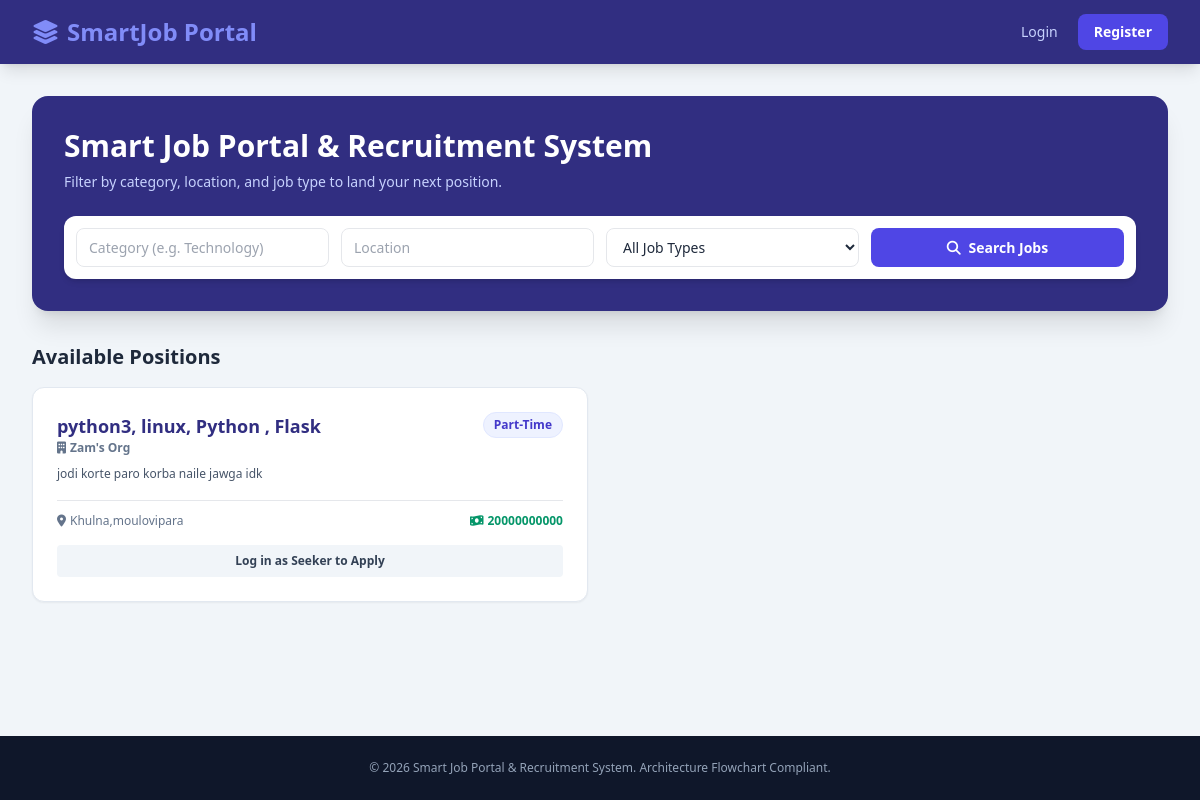
The page / on the database its author committed.
### app.py (models this page shows)
class Job(db.Model):
    id = db.Column(db.Integer, primary_key=True)
    provider_id = db.Column(db.Integer, db.ForeignKey('user.id'))
    company_name = db.Column(db.String(100))
    job_title = db.Column(db.String(100), nullable=False)
    job_description = db.Column(db.Text, nullable=False)
    category = db.Column(db.String(50), default='Technology')
    location = db.Column(db.String(100), nullable=False)
    job_type = db.Column(db.String(50), nullable=False) # Full-Time / Part-Time
    pay = db.Column(db.String(50))
    benefits = db.Column(db.Text)
    is_approved = db.Column(db.Boolean, default=True) # Admin Approval Flow
    job_posted_at = db.Column(db.DateTime, default=datetime.utcnow)

### app.py (the view)
@app.route('/')
def home():
    category = request.args.get('category')
    location = request.args.get('location')
    job_type = request.args.get('job_type')
    query = Job.query.filter_by(is_approved=True)
    if category:
        query = query.filter(Job.category.ilike(f'%{category}%'))
    if location:
        query = query.filter(Job.location.ilike(f'%{location}%'))
    if job_type:
        query = query.filter_by(job_type=job_type)
    jobs = query.order_by(Job.job_posted_at.desc()).all()
    return render_template('index.html', jobs=jobs)

### templates/index.html (shortened to what this page needs)
{% extends "base.html" %}
{% block content %}
<div class="bg-indigo-900 text-white rounded-2xl p-8 mb-8 shadow-xl relative overflow-hidden">
    <h1 class="text-3xl font-extrabold mb-2">Smart Job Portal & Recruitment System</h1>
    <p class="text-indigo-200 text-sm max-w-xl mb-6">Filter by category, location, and job type to land your next position.</p>
    <form method="GET" action="/" class="grid grid-cols-1 md:grid-cols-4 gap-3 bg-white p-3 rounded-xl text-slate-800 shadow-md">
        <input type="text" name="category" placeholder="Category (e.g. Technology)" class="px-3 py-2 border rounded-lg text-sm focus:outline-none focus:ring-2 focus:ring-indigo-500">
        <input type="text" name="location" placeholder="Location" class="px-3 py-2 border rounded-lg text-sm focus:outline-none focus:ring-2 focus:ring-indigo-500">
        <select name="job_type" class="px-3 py-2 border rounded-lg text-sm bg-white focus:outline-none focus:ring-2 focus:ring-indigo-500">
            <option value="">All Job Types</option>
        </select>
        <button type="submit" class="bg-indigo-600 hover:bg-indigo-700 text-white font-bold py-2 rounded-lg text-sm transition">
            <i class="fa-solid fa-magnifying-glass mr-1"></i> Search Jobs
        </button>
    </form>
</div>
<h2 class="text-xl font-bold text-slate-800 mb-4">Available Positions</h2>
<div class="grid md:grid-cols-2 gap-6">
    {% for job in jobs %}
    <div class="bg-white p-6 rounded-xl border border-slate-200 shadow-sm flex flex-col justify-between">
        <div>
            <div class="flex justify-between items-start mb-2">
                <div>
                    <h3 class="text-lg font-bold text-indigo-900">{{ job.job_title }}</h3>
                    <p class="text-slate-500 text-xs font-semibold"><i class="fa-solid fa-building mr-1"></i>{{ job.company_name }}</p>
                </div>
                <span class="bg-indigo-50 text-indigo-700 text-xs px-2.5 py-1 rounded-full border border-indigo-100 font-bold">
                    {{ job.job_type }}
                </span>
            </div>
            <p class="text-slate-600 text-xs mb-4 leading-relaxed">{{ job.job_description }}</p>
        </div>
        <div>
            <div class="flex justify-between items-center text-xs text-slate-500 mb-4 pt-3 border-t">
                <span><i class="fa-solid fa-location-dot mr-1"></i>{{ job.location }}</span>
                <span class="font-bold text-emerald-600"><i class="fa-solid fa-money-bill-wave mr-1"></i>{{ job.pay }}</span>
            </div>
            {% if current_user.is_authenticated and current_user.user_type == 'JOB_SEEKER' %}
                <form action="/apply/{{ job.id }}" method="POST" enctype="multipart/form-data" class="bg-slate-50 p-3 rounded-lg border border-slate-200 space-y-2">
                    <p class="text-xs font-bold text-slate-700">Apply for this position:</p>
                    <input type="text" name="screening_answer" placeholder="Screening Answer (e.g. Why should we hire you?)" required class="w-full text-xs p-2 border rounded">
                    <div class="flex items-center gap-2">
                        <input type="file" name="resume" accept=".pdf,.docx" required class="text-xs text-slate-500 file:mr-2 file:py-1 file:px-2 file:rounded file:border-0 file:bg-indigo-50 file:text-indigo-700 font-semibold">
                        <button type="submit" class="bg-emerald-600 hover:bg-emerald-700 text-white text-xs px-3 py-1.5 rounded font-bold transition ml-auto">Submit Application</button>
                    </div>
                </form>
            {% elif not current_user.is_authenticated %}
                <a href="/login" class="block text-center bg-slate-100 hover:bg-slate-200 text-slate-700 text-xs py-2 rounded font-semibold">Log in as Seeker to Apply</a>
            {% endif %}
        </div>
    </div>
    {% endfor %}
</div>
{% endblock %}

### rows shown on the page
Job: job_title "python3, linux, Python , Flask", company_name "Zam's Org", job_type "Part-Time", job_description "jodi korte paro korba naile jawga idk", location "Khulna,moulovipara", pay "20000000000"
